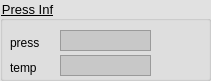
     <widget class="QGroupBox" name="groupBox_24">
      <property name="geometry">
       <rect>
        <x>200</x>
        <y>400</y>
        <width>211</width>
        <height>81</height>
       </rect>
      </property>
      <property name="font">
       <font>
        <pointsize>10</pointsize>
        <underline>true</underline>
       </font>
      </property>
      <property name="styleSheet">
       <string notr="true">background-color: rgba(225, 225, 225, 255);</string>
      </property>
      <property name="title">
       <string>Press Inf</string>
      </property>
      <widget class="QLabel" name="label_147">
       <property name="geometry">
        <rect>
         <x>10</x>
         <y>35</y>
         <width>41</width>
         <height>16</height>
        </rect>
       </property>
       <property name="font">
        <font>
         <pointsize>9</pointsize>
        </font>
       </property>
       <property name="styleSheet">
        <string notr="true">background-color: rgba(255, 255, 255, 0);</string>
       </property>
       <property name="text">
        <string>press</string>
       </property>
      </widget>
      <widget class="QTextEdit" name="textEdit_press">
       <property name="geometry">
        <rect>
         <x>60</x>
         <y>30</y>
         <width>91</width>
         <height>21</height>
        </rect>
       </property>
       <property name="font">
        <font>
         <pointsize>9</pointsize>
        </font>
       </property>
       <property name="contextMenuPolicy">
        <enum>Qt::DefaultContextMenu</enum>
       </property>
       <property name="styleSheet">
        <string notr="true">background-color: rgb(200, 200, 200);</string>
       </property>
       <property name="inputMethodHints">
        <set>Qt::ImhNone</set>
       </property>
       <property name="verticalScrollBarPolicy">
        <enum>Qt::ScrollBarAlwaysOff</enum>
       </property>
       <property name="readOnly">
        <bool>true</bool>
       </property>
      </widget>
      <widget class="QLabel" name="label_148">
       <property name="geometry">
        <rect>
         <x>10</x>
         <y>60</y>
         <width>41</width>
         <height>16</height>
        </rect>
       </property>
       <property name="font">
        <font>
         <pointsize>9</pointsize>
        </font>
       </property>
       <property name="styleSheet">
        <string notr="true">background-color: rgba(255, 255, 255, 0);</string>
       </property>
       <property name="text">
        <string>temp</string>
       </property>
      </widget>
      <widget class="QTextEdit" name="textEdit_pTemp">
       <property name="geometry">
        <rect>
         <x>60</x>
         <y>55</y>
         <width>91</width>
         <height>21</height>
        </rect>
       </property>
       <property name="font">
        <font>
         <pointsize>9</pointsize>
        </font>
       </property>
       <property name="styleSheet">
        <string notr="true">background-color: rgb(200, 200, 200);</string>
       </property>
       <property name="verticalScrollBarPolicy">
        <enum>Qt::ScrollBarAlwaysOff</enum>
       </property>
       <property name="readOnly">
        <bool>true</bool>
       </property>
      </widget>
     </widget>
